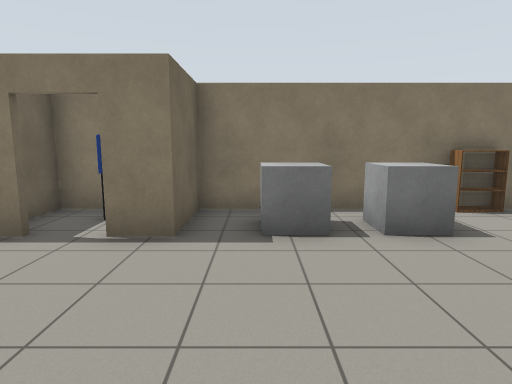
view 1 (above)

19 first-person views from a walk through a world built for the Gazebo simulator. The camera is 1.3 m above the floor, tilts 8° down and sees 75° across. The floor is counted in squares, 1 m on a side. Each view is taken from the middle of a square. On the plan, view 1 faces up. The plan holds only what a view shows up to about 14 squares ahead; the rest is blank. Gazebo's built-in surfaces are drawn with simple patterns. Some stock models are drawn as simple stand-ins.

view 2
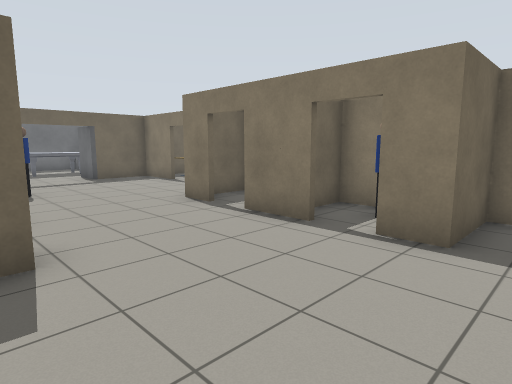

view 3
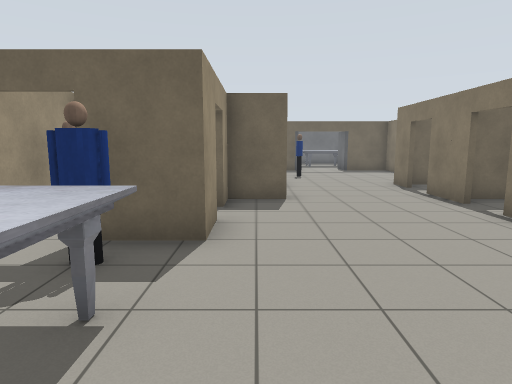

view 4
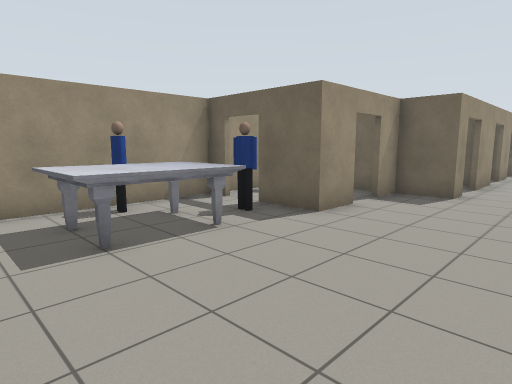

view 5
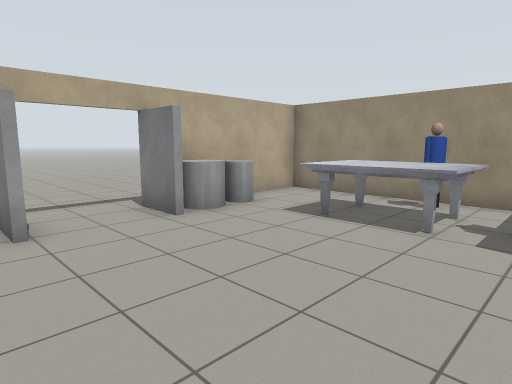

view 6
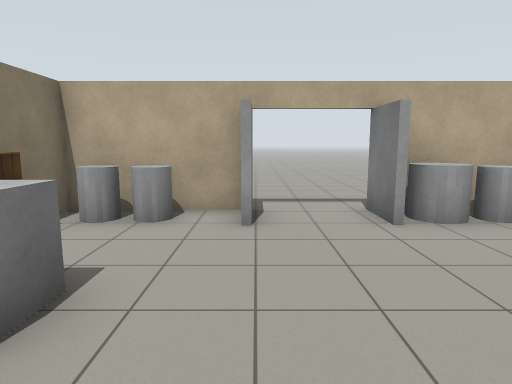

view 7
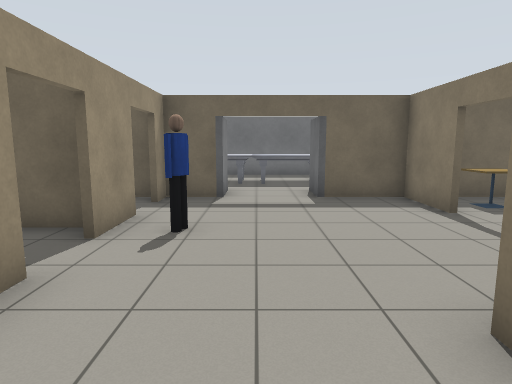

view 8
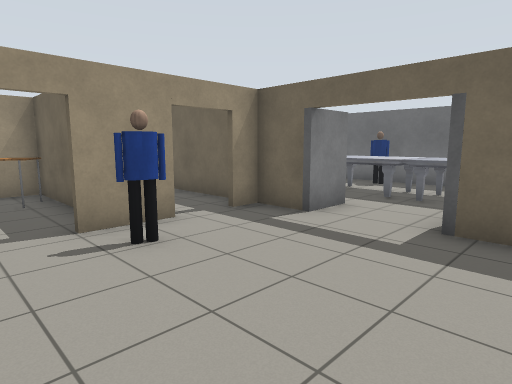

view 9
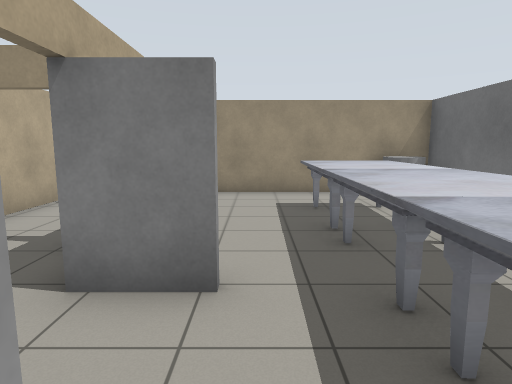

view 10
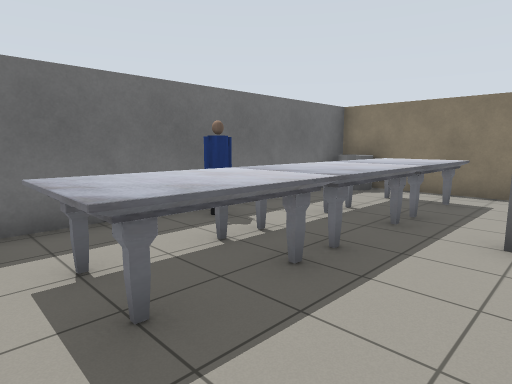

view 11
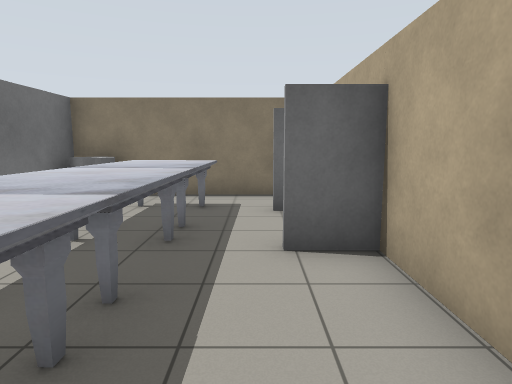

view 12
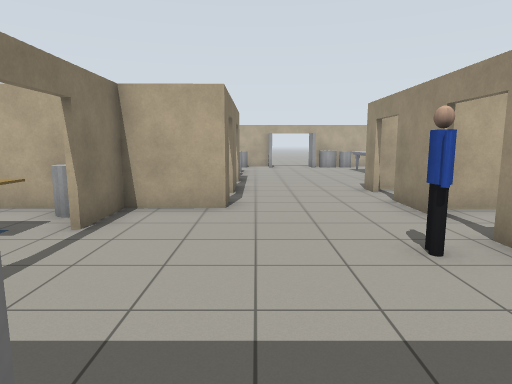

view 13
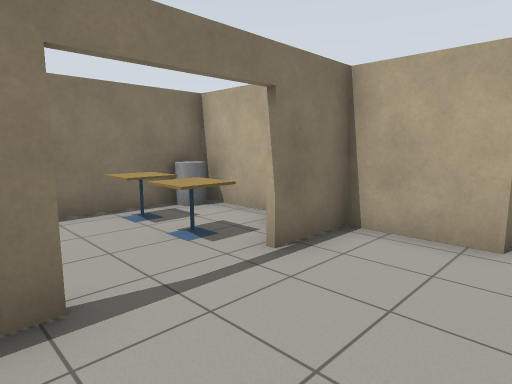

view 14
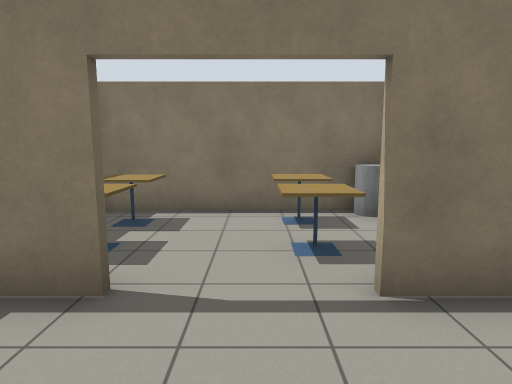

view 15
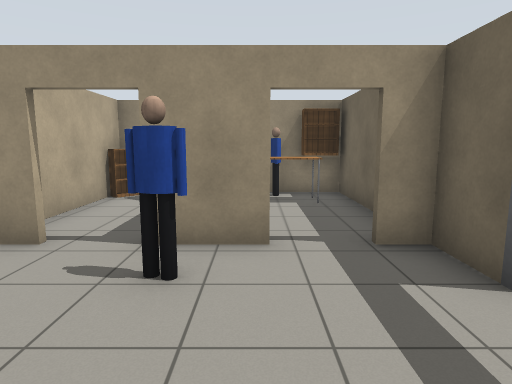

view 16
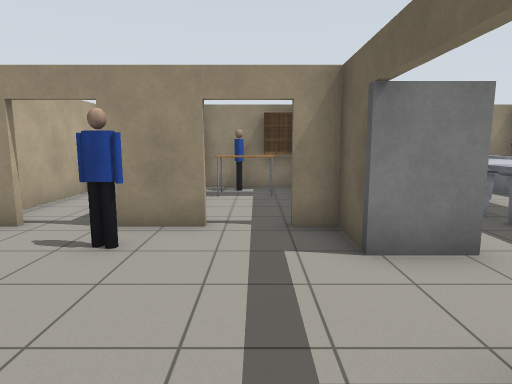

view 17
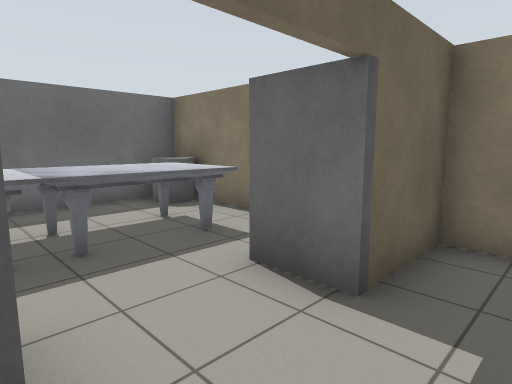

view 18
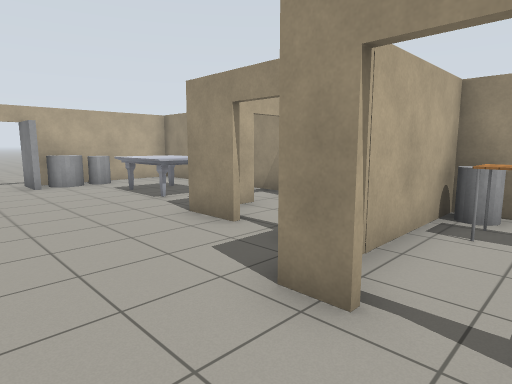

view 19
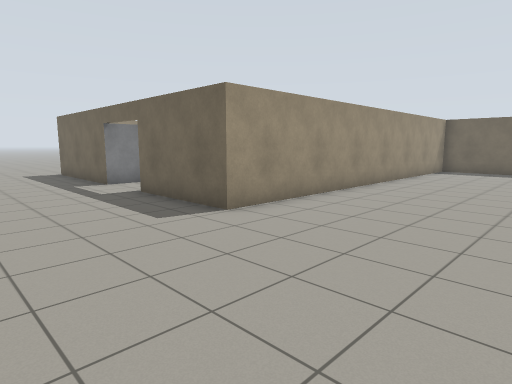

### Floor plan
Points are (right, up) in squares from view 1. A wall is a line through its corners. A room is listed if a view was taken in it or the views show most of it. See-through windows are left out.
Room 1 (views 1, 2, 3, 4, 5, 6, 7, 8, 13, 14, 15, 16, 17, 18)
walls: (-1.9, -0.7) (-0.4, -0.7) (-0.4, -2.4); (-3.2, 4.6) (-5, 4.6); (-4.9, 0.7) (-4, 0.7) (-4, -0.7) (-2.9, -0.7); (-6.1, 4.6) (-7.2, 4.6) (-7.2, 6.7) (-9, 6.7); (-0.4, -4.2) (6.6, -4.2) (6.6, -0.4); (3.5, 6.9) (4.5, 6.9); (-8.2, 0.7) (-6.1, 0.7); (6.6, 3.3) (6.6, 6.7) (-1.2, 6.7) (-1.2, 4.6) (-2.2, 4.6); (6.7, 0.8) (6.7, -0.4); (-11.2, 0.7) (-9.5, 0.7); (-11.2, 6.7) (-13.3, 6.7) (-13.3, 4.6); (-13.3, 2.1) (-13.3, 0.7)
ways out: open door at (-13, 3.5) to room 2; opening at (7, 0) to room 3; open door at (7, 2) to room 3; open door at (-10, 7) to room 4; open door at (-9, 1) to room 5; open door at (-12, 1) to room 6; open door at (-2.5, 5) to room 7; open door at (-5.5, 1); open door at (-5.5, 5); open door at (-2.5, -1); open door at (-0.5, -3)
objects: person (-10, 2); grey cylinder (-8, 7) to (-8, 8); person (0, -2) to (1, -2); other object (0, 5) to (1, 5); marble table (1, -3) to (4, -1); person (2, -3); other object (2, 5) to (3, 5); bookshelf (4, 7); grey cylinder (6, -1); grey cylinder (6, 0); door leaf (6, 1); door leaf (6, 3); grey cylinder (6, 5); grey cylinder (6, 6)
Room 2 (views 9, 10, 11, 12)
walls: (-13.5, -0.3) (-13.5, 2.1); (-18.5, -4.2) (-13.9, -4.2); (-14.5, 6.7) (-19.7, 6.7) (-19.7, -4.2)
ways out: open door at (-13, 3.5) to room 1
objects: grey cylinder (-19, -4) to (-19, -3); person (-19, 1); grey cylinder (-19, 6); marble table (-18, -2) to (-16, 0); marble table (-18, 1) to (-16, 2); marble table (-18, 3) to (-16, 5); door leaf (-14, 2); door leaf (-14, 5)
Room 3 (view 19)
walls: (6.7, -0.4) (6.7, -3.7); (4.5, 6.9) (6.7, 6.9) (6.7, 3.1); (-4, 6.9) (3.5, 6.9)
ways out: opening at (7, 0) to room 1; open door at (7, 2) to room 1
Room 4 (no view inside)
walls: (-7.2, 7.8) (-7.3, 10.6) (-13.1, 10.6); (-13.3, 9.4) (-13.3, 8)
ways out: open door at (-10, 7) to room 1
objects: cafe table (-12, 8); cafe table (-12, 9) to (-12, 10); cafe table (-9, 8); cafe table (-9, 9) to (-9, 10); grey cylinder (-8, 10)
Room 5 (no view inside)
walls: (-10.2, 0.5) (-10.2, -4.2) (-9.2, -4.2); (-7.3, -4.2) (-7.3, 0.1)
ways out: open door at (-9, 1) to room 1
objects: table (-9, -3) to (-8, -3)
Room 6 (no view inside)
walls: (-13.3, 0.4) (-13.3, -3.5); (-10.3, -2.9) (-10.3, -1); (-11.6, -4.2) (-10.4, -4.2)
ways out: open door at (-12, 1) to room 1
objects: table (-12, -3) to (-11, -3)
Room 7 (no view inside)
walls: (-3, 6.7) (-4, 6.7) (-4, 5.1)
ways out: open door at (-2.5, 5) to room 1
objects: person (-3, 6)

Positions as (right, up) in squares from view 1, and headings:
1: (0, 0), facing up
2: (0, 0), facing up-left
3: (4, 0), facing left
4: (5, 3), facing down-left
5: (0, 4), facing down-right
6: (0, 3), facing right
7: (-5, 3), facing left
8: (-8, 6), facing down-left
9: (-15, 5), facing down
10: (-14, -3), facing up-left
11: (-15, -2), facing up
12: (-14, 4), facing right
13: (-12, 4), facing up-right
14: (-10, 4), facing up
15: (-11, 5), facing down
16: (-12, 6), facing down
17: (-12, 2), facing up-left
18: (-6, 3), facing down-right
19: (11, 12), facing down-left
